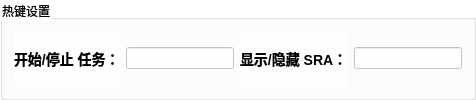
                                <widget class="QGroupBox" name="hotkey_setting">
                                    <property name="styleSheet">
                                        <string notr="true">background-color: transparent</string>
                                    </property>
                                    <property name="title">
                                        <string>热键设置</string>
                                    </property>
                                    <layout class="QHBoxLayout" name="horizontalLayout_6">
                                        <item>
                                            <widget class="QLabel" name="label_5">
                                                <property name="styleSheet">
                                                    <string notr="true">border: none;
                                                        background-color: rgba(255, 255, 255, 0.8);
                                                        font-size: 14px;font-weight: bold;
                                                    </string>
                                                </property>
                                                <property name="text">
                                                    <string>开始/停止 任务：</string>
                                                </property>
                                            </widget>
                                        </item>
                                        <item>
                                            <widget class="QLineEdit" name="hotkey1">
                                                <property name="styleSheet">
                                                    <string notr="true">background-color: rgba(255, 255, 255, 0.8);
                                                    </string>
                                                </property>
                                            </widget>
                                        </item>
                                        <item>
                                            <widget class="QLabel" name="label_4">
                                                <property name="styleSheet">
                                                    <string notr="true">border: none;
                                                        background-color: rgba(255, 255, 255, 0.8);
                                                        font-size: 14px;font-weight: bold;
                                                    </string>
                                                </property>
                                                <property name="text">
                                                    <string>显示/隐藏 SRA：</string>
                                                </property>
                                            </widget>
                                        </item>
                                        <item>
                                            <widget class="QLineEdit" name="hotkey2">
                                                <property name="styleSheet">
                                                    <string notr="true">background-color: rgba(255, 255, 255, 0.8);
                                                    </string>
                                                </property>
                                            </widget>
                                        </item>
                                    </layout>
                                </widget>
